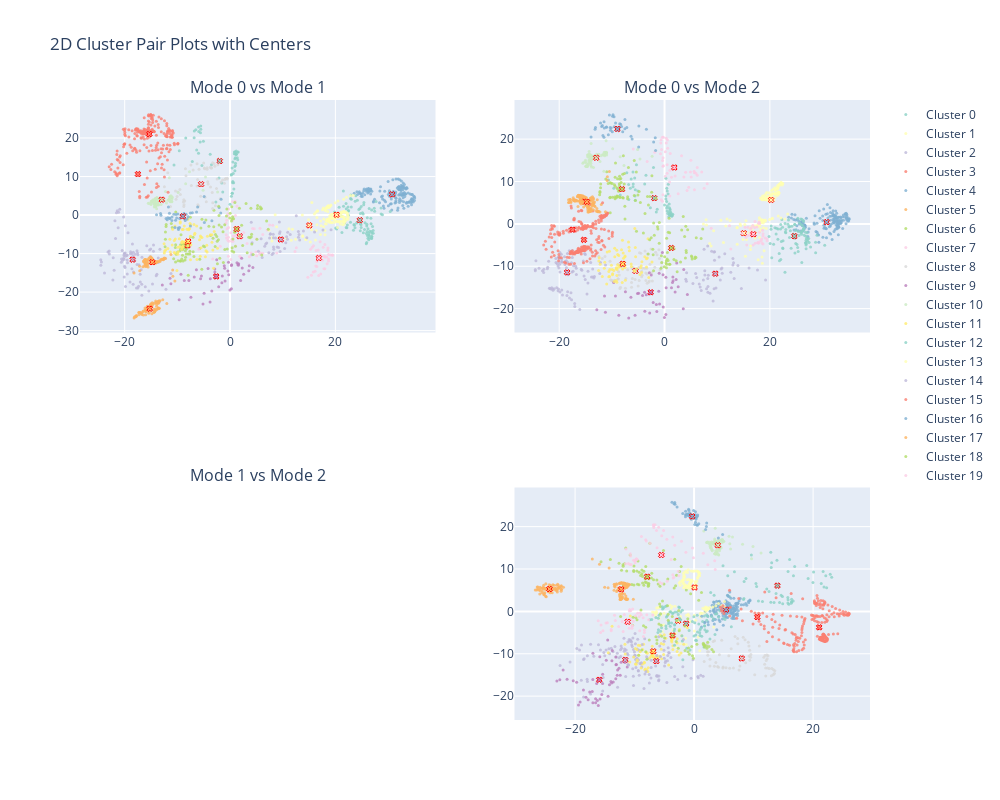

The notebook cell this image was saved under:
### Markdown cell above
### Plotting Clusters and Centers int 2-D space

### Code cell
def plot_2d_clusters_with_centers(cluster_data, cluster_labels, true_labels, centers, mode_choices):
    """
    2D scatter plots for all pairs of modes with cluster centers
    """
    n_modes = len(mode_choices)

    # Create subplots for all pairs
    from plotly.subplots import make_subplots

    fig = make_subplots(
        rows=n_modes-1, cols=n_modes-1,
        subplot_titles=[f'Mode {mode_choices[i]} vs Mode {mode_choices[j]}'
                       for i in range(n_modes-1) for j in range(i+1, n_modes)]
    )

    colors = px.colors.qualitative.Set3
    unique_clusters = np.unique(cluster_labels)

    plot_idx = 0
    for i in range(n_modes-1):
        for j in range(i+1, n_modes):
            row = i + 1
            col = j

            for k, cluster_id in enumerate(unique_clusters):
                mask = cluster_labels == cluster_id
                color = colors[k % len(colors)]

                # Add cluster points
                fig.add_trace(
                    go.Scatter(
                        x=cluster_data[i, mask],
                        y=cluster_data[j, mask],
                        mode='markers',
                        marker=dict(
                            color=color,
                            size=3,
                            opacity=0.8
                        ),
                        name=f'Cluster {cluster_id}' if plot_idx == 0 else "",
                        showlegend=(plot_idx == 0),
                        text=[f'True Class: {true_labels[idx]}' for idx in np.where(mask)[0]],
                        hovertemplate='<b>%{text}</b><br>' +
                                     f'Mode {mode_choices[i]}: %{{x:.3f}}<br>' +
                                     f'Mode {mode_choices[j]}: %{{y:.3f}}<br>' +
                                     '<extra></extra>'
                    ),
                    row=row, col=col
                )

                # Add cluster center
                fig.add_trace(
                    go.Scatter(
                        x=[centers[cluster_id, i]],
                        y=[centers[cluster_id, j]],
                        mode='markers',
                        marker=dict(
                            color=color,
                            size=5,
                            opacity=1.0,
                            symbol='x',
                            line=dict(width=1, color='red')
                        ),
                        name=f'Center {cluster_id}' if plot_idx == 0 else "",
                        showlegend=False,  # Don't clutter legend with centers
                        text=[f'Cluster {cluster_id} Center'],
                        hovertemplate='<b>%{text}</b><br>' +
                                     f'Mode {mode_choices[i]}: %{{x:.3f}}<br>' +
                                     f'Mode {mode_choices[j]}: %{{y:.3f}}<br>' +
                                     '<extra></extra>'
                    ),
                    row=row, col=col
                )
            plot_idx += 1

    fig.update_layout(
        title='2D Cluster Pair Plots with Centers',
        height=800,
        width=1000
    )

    fig.show()

# Create enhanced 2D pair plots
plot_2d_clusters_with_centers(cluster_data, cluster_labels, labels, centers, mode_choices)
